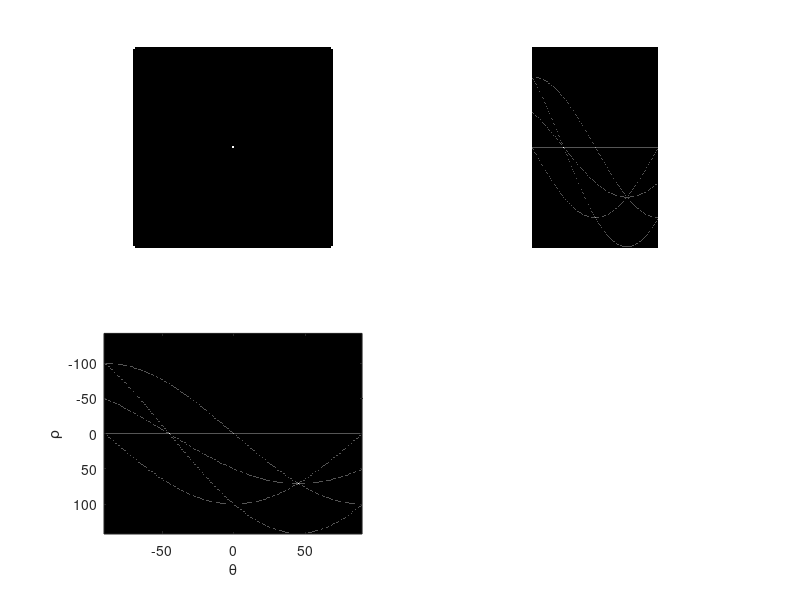

Write the MATLAB code that produced this figure.
clc,clear,close all;
f = zeros(101, 101);
f(1,1) = 1;f(101,1) = 1; f(1,101) = 1;
f(101, 101) = 1; f(51,51) = 1;
H = hough(f);
subplot(221),imshow(f,[])
subplot(222),imshow(H, [])
[H, theta, rho] = hough(f);
subplot(223),imshow(H,[],'XData',theta,'YData',rho,'InitialMagnification','fit')
axis on,axis normal
xlabel('\theta'),ylabel('\rho')